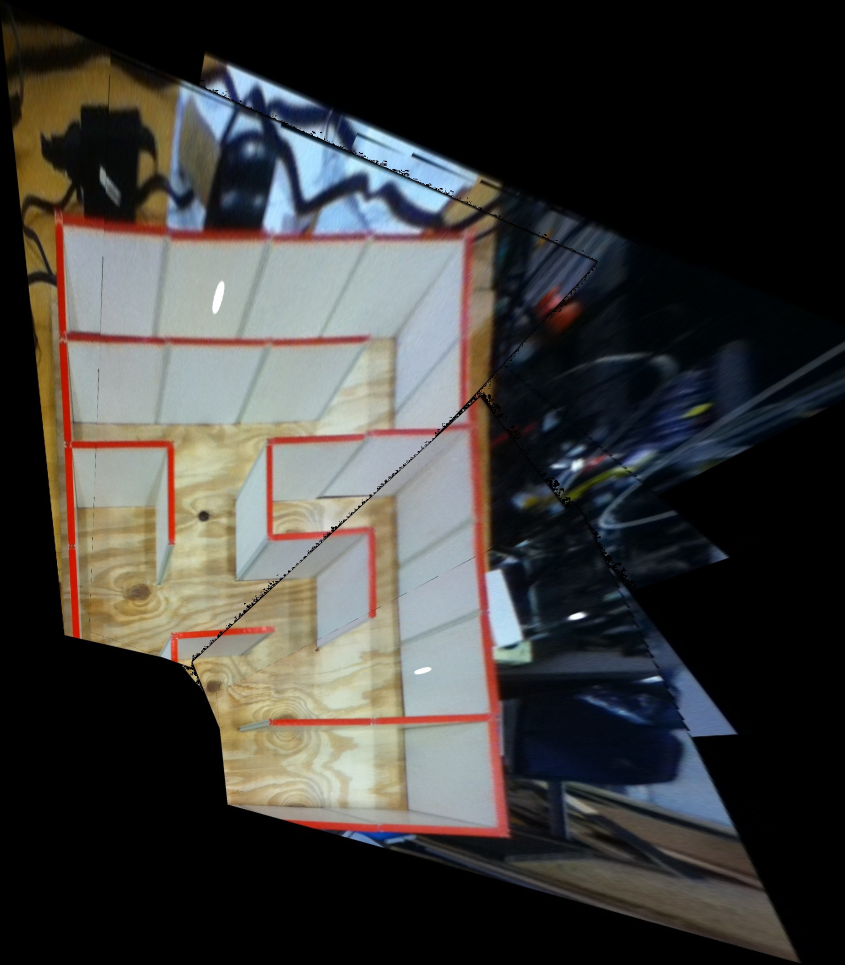
#> input picture src/imgs/large.jpg, 1689 x 1930 px (shown at 1/2 size); its folder holds only this picture in this run
$ python transformer.py   (Python 2 division)   (older library calls are emulated)
#> lines starting #> are read from the running program, lines starting #| are printed output that depends on the picture; after the words box and inside, x2 and y2 are one past the last pixel; in counts of white or black regions, pixels touching at a corner belong together
#> further down, img is the input picture: shape (1930, 1689, 3); mean B, G, R 58.2, 60.5, 61.9
### src/skeleton.py
import cv2
import numpy as np

def get_red_mask(img):
    lower_red = np.array([0,10,155])
    upper_red = np.array([10,255,255])
    hsv = cv2.cvtColor(img.copy(), cv2.COLOR_BGR2HSV)
#> hsv: shape (1930, 1689, 3); mean H, S, V 43.3, 57, 69.2
    return cv2.inRange(hsv, lower_red, upper_red)
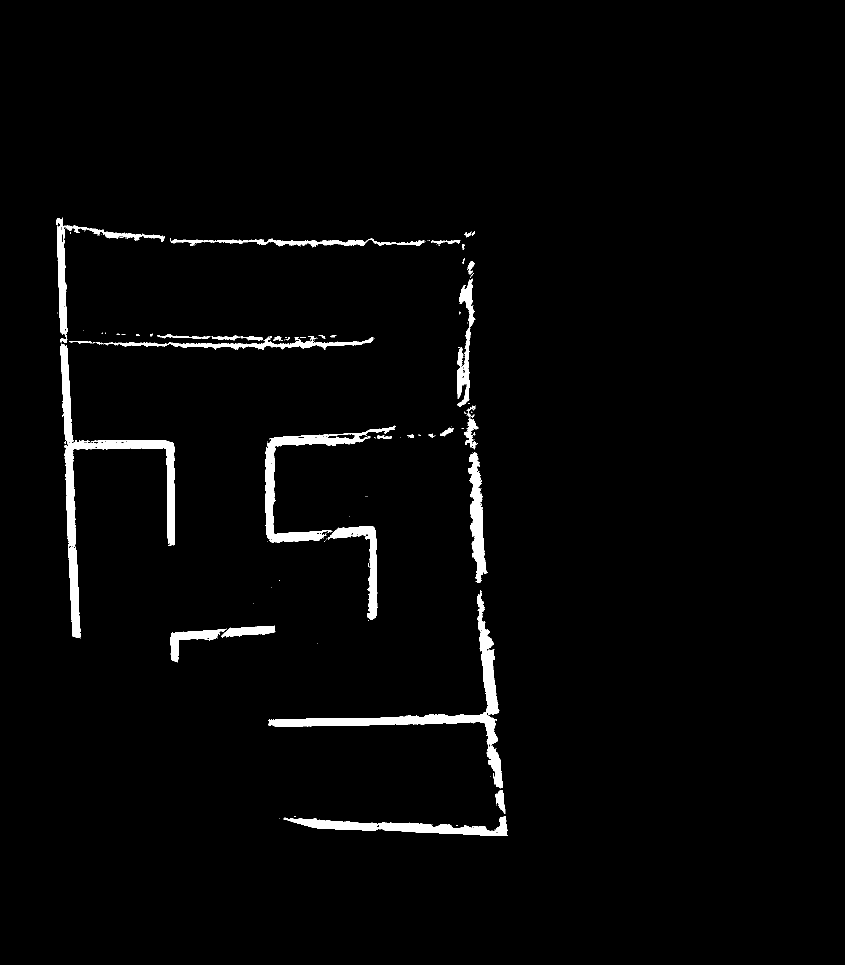
#> returned value: shape (1930, 1689) (shown at 1/2 size); 2.3% white; 149 white regions (113 under 20 px), largest, box (x1, y1, x2, y2) and area: (120, 687, 350, 1277) 14977, (537, 1180, 1006, 1577) 13375, (530, 851, 791, 1085) 8257

def skeletonize(img):

    # Ensure we don't change the original image
    img = img.copy()

    # Create the red mask
    red_mask = get_red_mask(img)

    # Dilate the red mask
    d_k_s = 5 # dilation_kernel_size
    dilation_kernel = np.ones((d_k_s, d_k_s), np.float32)/d_k_s**2
    dilated = cv2.dilate(red_mask, dilation_kernel, iterations = 3)
#> dilated: shape (1930, 1689); 5.3% white; 18 white regions, largest, box (x1, y1, x2, y2) and area: (106, 429, 956, 1283) 71323, (531, 1174, 1021, 1678) 40810, (524, 845, 797, 1248) 25662

    # Filter the image using the dilated red mask
    red_filtered = cv2.bitwise_and(img, img, mask = dilated)

    # Convert to binary and remove any small contours
    gray = cv2.cvtColor(red_filtered, cv2.COLOR_BGR2GRAY)
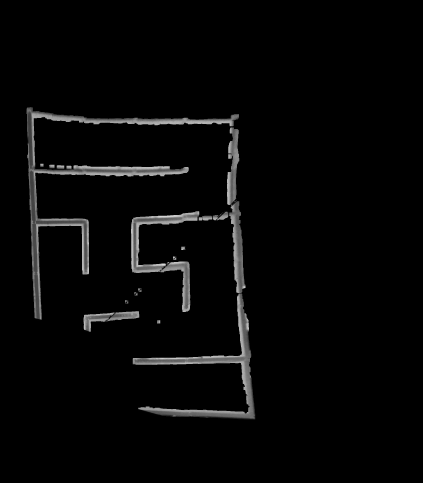
#> gray: shape (1930, 1689) (shown at 1/4 size); min 0, max 222, mean 6.7
    ret, binary = cv2.threshold(gray, 1, 255, cv2.THRESH_BINARY)
#> binary: shape (1930, 1689); 5.3% white; 28 white regions (10 under 20 px)
    contours, hier = cv2.findContours(gray, cv2.RETR_LIST, cv2.CHAIN_APPROX_SIMPLE)
#> contours = 72 contours, 54 with area under 20; largest, box (x1, y1, x2, y2) and area: (106, 429, 956, 1283) 68508, (531, 1174, 1021, 1678) 39336, (524, 845, 797, 1248) 24800, (908, 510, 982, 1172) 21646, (334, 1245, 557, 1331) 7396
    for c in contours:
        if cv2.contourArea(c) < 500:
            (x,y,w,h) = cv2.boundingRect(c)
            cv2.rectangle(binary,(x,y),(x+w,y+h),0,-1)
#> this loop made 72 passes
#> (c, x, y, w, h) on passes 2, 4, 7, 8, 9, 10: ([[607, 1656], [608, 1655], [609, 1656], [608, 1657]], 607, 1655, 3, 3), ([[606, 1655], [607, 1654], [608, 1655], [607, 1656]], 606, 1654, 3, 3), ([[572, 1646], [573, 1645], [574, 1646], [573, 1647]], 572, 1645, 3, 3), ([[574, 1645], [575, 1644], [576, 1645], [575, 1646]], 574, 1644, 3, 3), ([[568, 1645], [569, 1644], [570, 1645], [569, 1646]], 568, 1644, 3, 3), ([[572, 1644], [573, 1643], [574, 1644], [573, 1645]], 572, 1643, 3, 3)
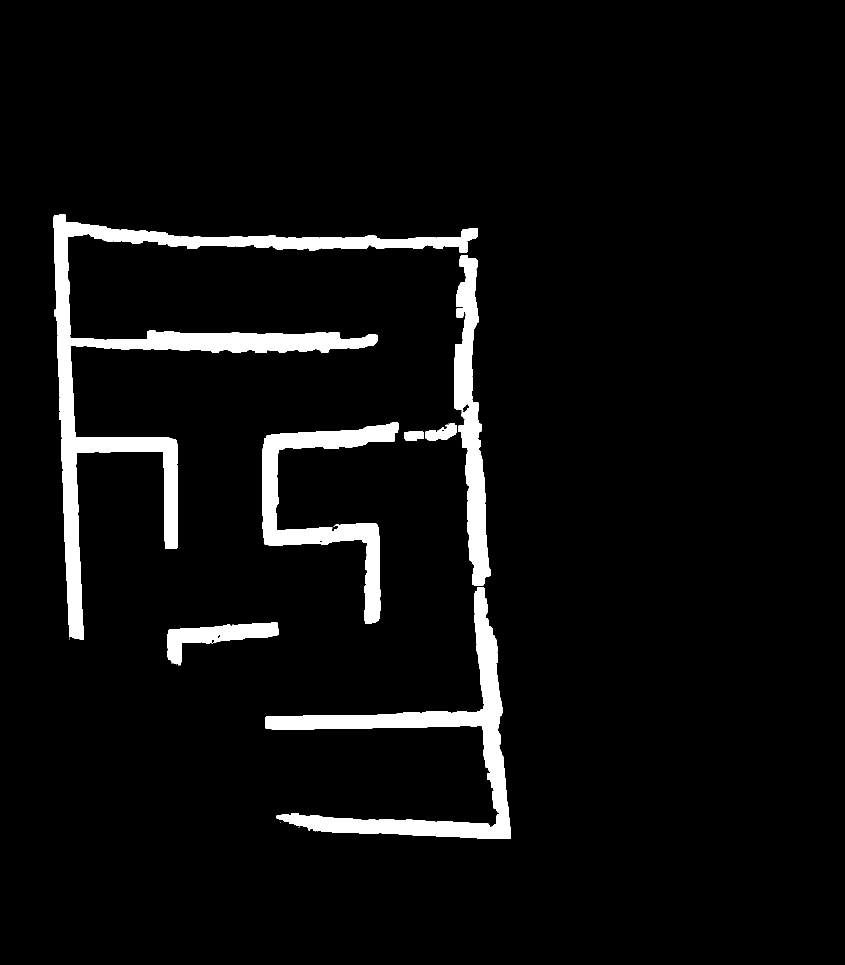
#> binary: shape (1930, 1689) (shown at 1/2 size); 5.2% white; 12 white regions (5 under 20 px), largest, box (x1, y1, x2, y2) and area: (106, 429, 956, 1280) 71193, (531, 1174, 1021, 1678) 40473, (524, 845, 797, 1248) 25545

    # Skeletonize
    size = np.size(binary)
#> size = 3259770
    skel = np.zeros(binary.shape,np.uint8)
    ret, im = cv2.threshold(binary, 127, 255, 0)
    element = cv2.getStructuringElement(cv2.MORPH_CROSS, (3, 3))
#> element = [[0, 1, 0], [1, 1, 1], [0, 1, 0]]
    while True:
        eroded = cv2.erode(im,element)
        temp = cv2.dilate(eroded,element)
        temp = cv2.subtract(im,temp)
        skel = cv2.bitwise_or(skel,temp)
        im = eroded.copy()
        zeros = size - cv2.countNonZero(im)
        if zeros == size:
            break
#> this loop made 27 passes
#> zeros on passes 1 to 8: 3103586, 3116080, 3128386, 3140547, 3152567, 3164462, 3176230, 3187830
#> eroded: shape (1930, 1689); every value is 0
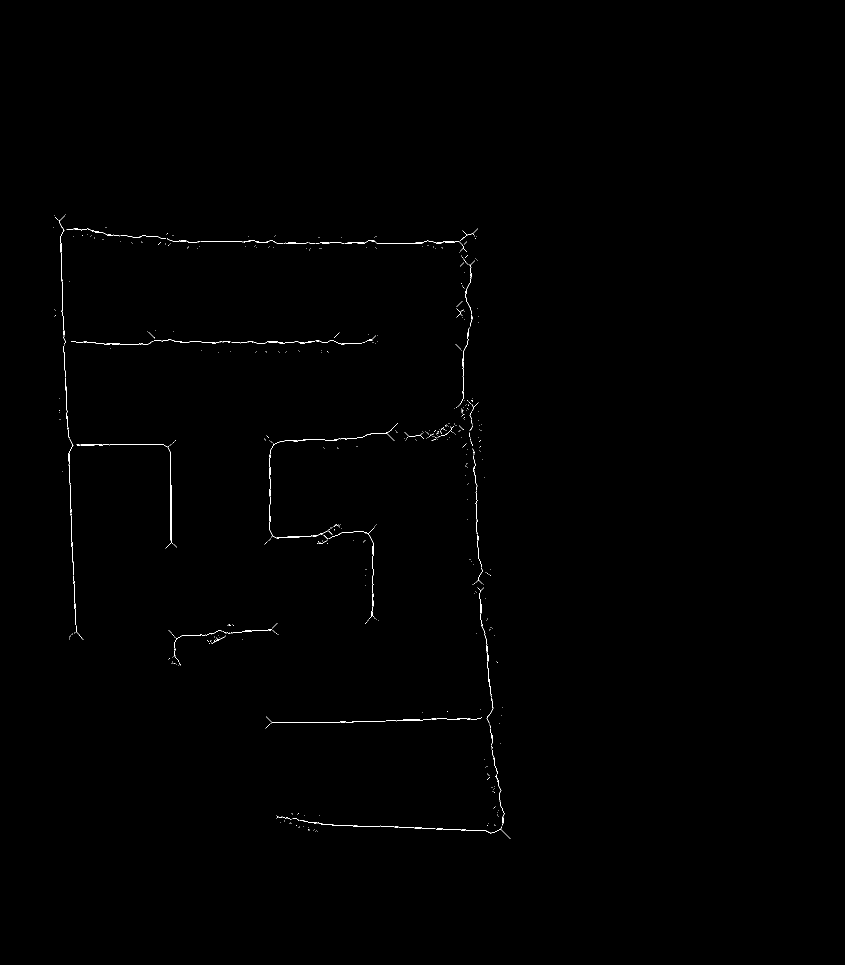
#> skel: shape (1930, 1689) (shown at 1/2 size); 0.27% white in thin lines or dots, all inside (x1, y1, x2, y2) = (106, 429, 1021, 1678)

    # Now remove the noise from the skeleton
    contours, hier = cv2.findContours(skel.copy(), cv2.RETR_LIST, cv2.CHAIN_APPROX_SIMPLE)
#> contours = 452 contours, 423 with area under 20; largest, box (x1, y1, x2, y2) and area: (153, 888, 347, 1097) 242, (538, 846, 796, 1077) 202, (599, 1640, 871, 1658) 123, (690, 480, 934, 504) 108, (657, 1056, 748, 1238) 96
    for c in contours:
        if cv2.contourArea(c) < 1:
            (x,y,w,h) = cv2.boundingRect(c)
            cv2.rectangle(skel,(x,y),(x+w,y+h),0,-1)
#> this loop made 452 passes
#> (c, x, y, w, h) on passes 2, 9, 11, 12, 13, 24: ([[632, 1661], [631, 1662]], 631, 1661, 2, 2), ([[599, 1653], [598, 1654], [597, 1654], [598, 1654]], 597, 1653, 3, 2), ([[989, 1650], [990, 1651]], 989, 1650, 2, 2), ([[975, 1650], [974, 1651]], 974, 1650, 2, 2), ([[592, 1650], [592, 1651], [593, 1650]], 592, 1650, 2, 2), ([[584, 1637], [583, 1638]], 583, 1637, 2, 2)
#> skel: shape (1930, 1689); 0.24% white in thin lines or dots, all inside (x1, y1, x2, y2) = (118, 432, 1021, 1678)

    return skel

# Demo
# [5 lines that do not run on import are left out]

### src/hough.py
import cv2
import numpy as np
from skeleton import *

# Converts rho-theta lines to x1y1-x2y2 lines. We use the size of the image so
# as to ensure the endpoints of the seqments do not exceed the image edges
# [96 lines left out: functions rho_theta_to_x1y1_x2y2, draw_rho_theta_lines, draw_x1y1_x2y2_lines, not called in this run]

# Gets the rho-theta hough lines for a maze image
def hough_lines(img):

    # Skeletonize the input image
    skel = skeletonize(img)

    # Use a Hough Tranform to extra all lines in rho-theta form
    lines = [(rho, theta) if rho >= 0 else (-rho, theta - np.pi)
            for rho, theta in cv2.HoughLines(skel, 1, np.pi/180, 65)[0]]
#> lines = [(104, -0.0349)]

    # Note: Lines on opposite sides of the origin aren't being recognized as part
    # of the same group. The quoted out portions are my attempt to fix those lines.
    '''
    lines = [(rho, theta) if theta >= 0 else (-rho, theta - np.pi)
    '''

    # Grouping tolerance for each of the parameters
    rho_tolerance = 30 # pixel distance
    theta_tolerance = np.pi / 30.0

    # Create the groups of lines
    line_groups = []
    def putLineInGroup(line):
        for group in line_groups:
            '''
            good_rho = abs(abs(line[0]) - abs(np.mean([x[0] for x in group]))) <= rho_tolerance
            theta_dist = min((line[1] - np.mean([x[1] for x in group])) % np.pi,
                             (np.mean([x[1] for x in group]) - line[1]) % np.pi)
            print theta_dist
            good_theta = theta_dist <= theta_tolerance
            '''
            good_rho = abs(line[0] - np.mean([x[0] for x in group])) <= rho_tolerance
            good_theta = abs(line[1] - np.mean([x[1] for x in group])) <= theta_tolerance
            if good_rho and good_theta:
                group.append(line)
                return
        line_groups.append([line])
    for line in lines:
        putLineInGroup(line)
#> this loop made 1 pass

    # Show each of the groupings, sorted by theta (not necessary)
    show_groups = False
    if show_groups and __name__ == '__main__':
        for group in sorted(line_groups, key = lambda x: x[0][1]):
            copy = color_img.copy()
            copy = draw_rho_theta_lines(group, copy, (0, 0, 255))
            cv2.imshow('houghlines.jpg', copy)
            cv2.waitKey()

    # TODO: Can we re-center the lines? Sometimes they're a little off
    # TODO: This needs to be improved ...

    # Get the average for each group
    ave_lines = [(np.mean([x[0] for x in group]), np.mean([x[1] for x in group]))
                for group in line_groups if len(group) > 1]
#> ave_lines = []

    return ave_lines

# Demo
# [7 lines that do not run on import are left out]

### src/get_square.py
import cv2
import numpy as np
from hough import *

# Simple Euclidean distance
# [98 lines left out: functions distance, line_intersection, intersection_within_image, filter_incorrect_lines, get_groups_of_lines, not called in this run]

def get_square(img):

    # Get the hough lines for the image
    ave_lines = hough_lines(img)
#> ave_lines = []

    # Sanity check, we need at least four lines for the image to be used
    if len(ave_lines) < 4:
        print "ERROR - not enough lines detected in the image"
#> (the run stopped early here; a loop or call above may not have finished)

$ run again, on src/imgs/one.jpg
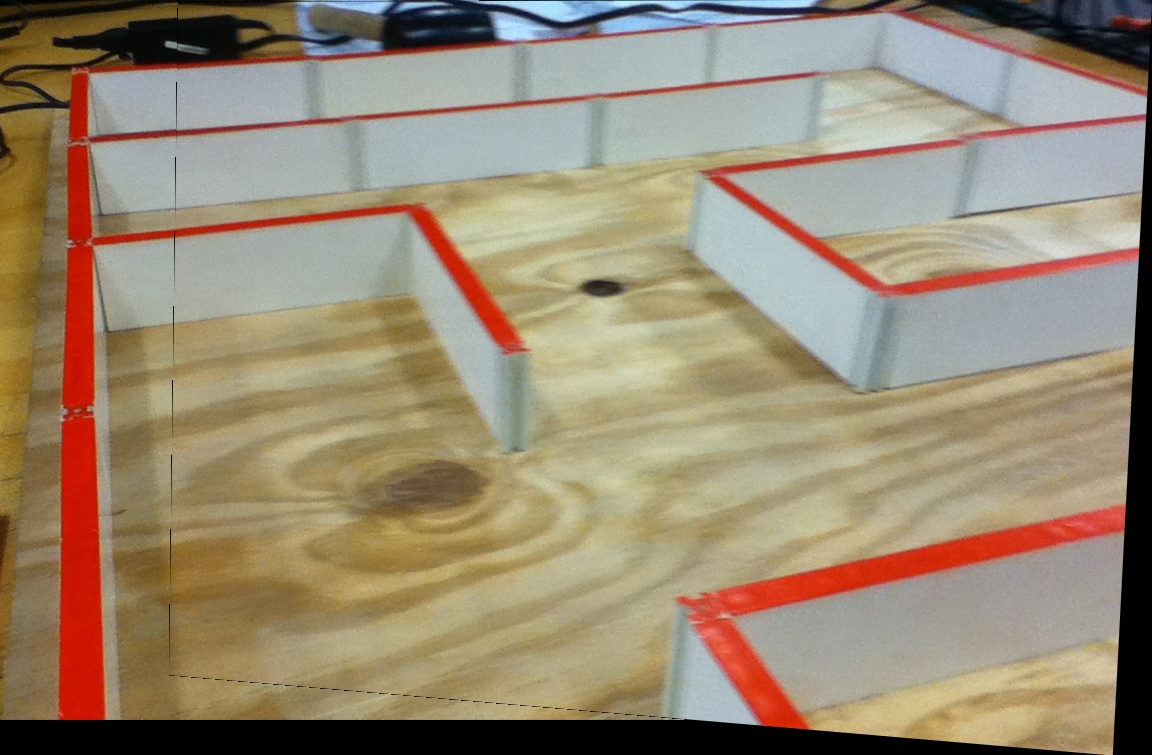
#> input picture src/imgs/one.jpg, 1152 x 755 px
#> img is the input picture: shape (755, 1152, 3); mean B, G, R 115.2, 138, 153.4
#> hsv: shape (755, 1152, 3); mean H, S, V 39.2, 75.2, 157.7
#> dilated: shape (755, 1152); 15.5% white; 14 white regions, largest, box (x1, y1, x2, y2) and area: (50, 13, 834, 726) 69684, (670, 496, 1132, 735) 33227, (695, 111, 1145, 305) 22245
#> in skeletonize, `contours, hier = cv2.findContours(gray, cv2.RETR_LIST, cv2.CHAIN_APPRO..`: contours = 53 contours, 39 with area under 20; largest, box (x1, y1, x2, y2) and area: (50, 13, 834, 721) 66697, (670, 496, 1131, 735) 32170, (695, 111, 1145, 305) 21410, (905, 13, 1152, 101) 5360, (824, 2, 904, 25) 1184
#> the loop in skeletonize, `for c in contours:` made 53 passes
#> (c, x, y, w, h) on passes 8, 10, 11, 13, 14, 15: ([[752, 725], [753, 724], [754, 725], [753, 726]], 752, 724, 3, 3), ([[1107, 595], [1107, 607], [1120, 607], [1120, 595]], 1107, 595, 14, 13), ([[1124, 579], [1125, 579]], 1124, 579, 2, 1), ([[1122, 567], [1123, 566], [1124, 567], [1123, 568]], 1122, 566, 3, 3), ([[1126, 565], [1126, 566], [1127, 566]], 1126, 565, 2, 2), ([[1127, 562], [1127, 563]], 1127, 562, 1, 2)
#> after the loop in skeletonize, `for c in contours:`:
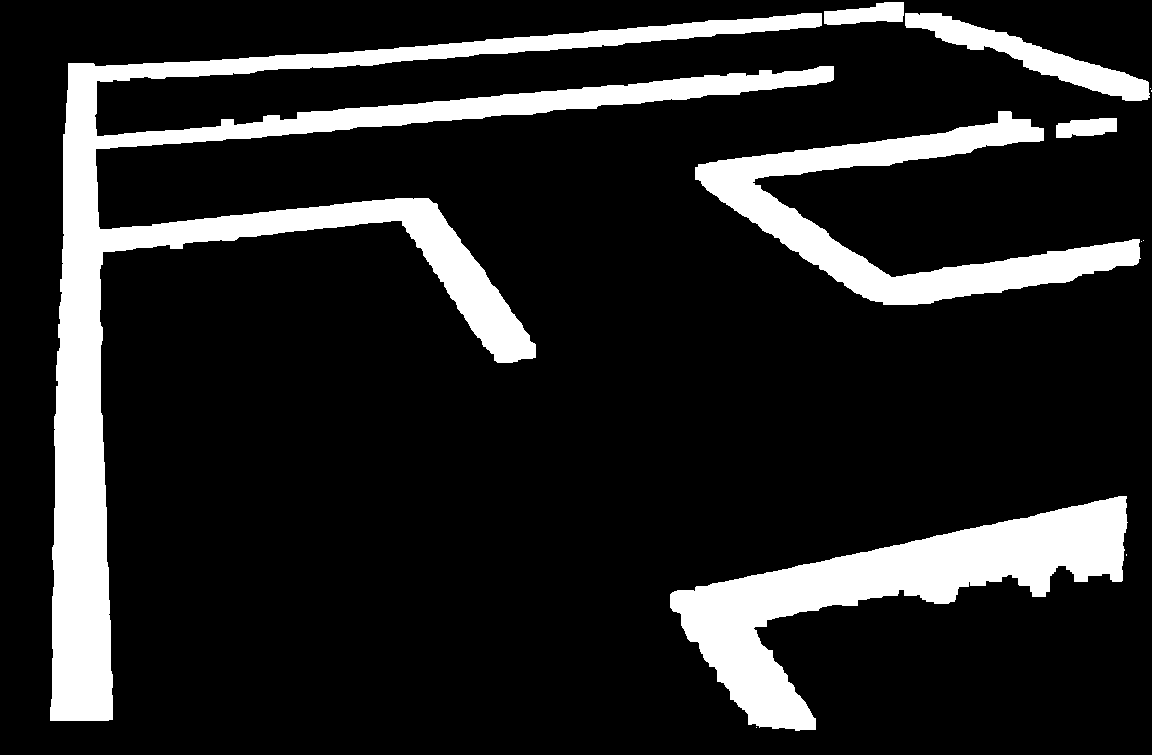
#> binary: shape (755, 1152); 15.2% white; 12 white regions (6 under 20 px), largest, box (x1, y1, x2, y2) and area: (50, 13, 834, 721) 69374, (670, 496, 1128, 731) 32491, (695, 111, 1141, 305) 22123, (905, 13, 1150, 101) 5626, (824, 2, 904, 25) 1281, (1056, 118, 1117, 138) 939
#> size = 869760
#> element = [[0, 1, 0], [1, 1, 1], [0, 1, 0]]
#> the loop in skeletonize, `while True:` made 40 passes
#> zeros on passes 1 to 8: 747148, 756188, 765114, 773937, 782664, 791314, 799849, 807189
#> in skeletonize, `contours, hier = cv2.findContours(skel.copy(), cv2.RETR_LIST, cv2.CHAI..`: contours = 314 contours, 296 with area under 20; largest, box (x1, y1, x2, y2) and area: (96, 13, 822, 75) 324, (403, 88, 690, 115) 169, (843, 247, 1133, 292) 128, (97, 121, 332, 143) 99, (50, 279, 109, 721) 96
#> the loop in skeletonize, `for c in contours:` made 314 passes
#> (c, x, y, w, h) on passes 9, 18, 24, 25, 29, 31, 34, 36: ([[110, 717], [112, 719]], 110, 717, 3, 3), ([[732, 697], [730, 699]], 730, 697, 3, 3), ([[719, 679], [717, 681]], 717, 679, 3, 3), ([[722, 677], [721, 678]], 721, 677, 2, 2), ([[711, 664], [709, 666]], 709, 664, 3, 3), ([[713, 656], [712, 657]], 712, 656, 2, 2), ([[772, 650], [769, 653]], 769, 650, 4, 4), ([[691, 637], [690, 638]], 690, 637, 2, 2)
#> after the loop in skeletonize, `for c in contours:`:
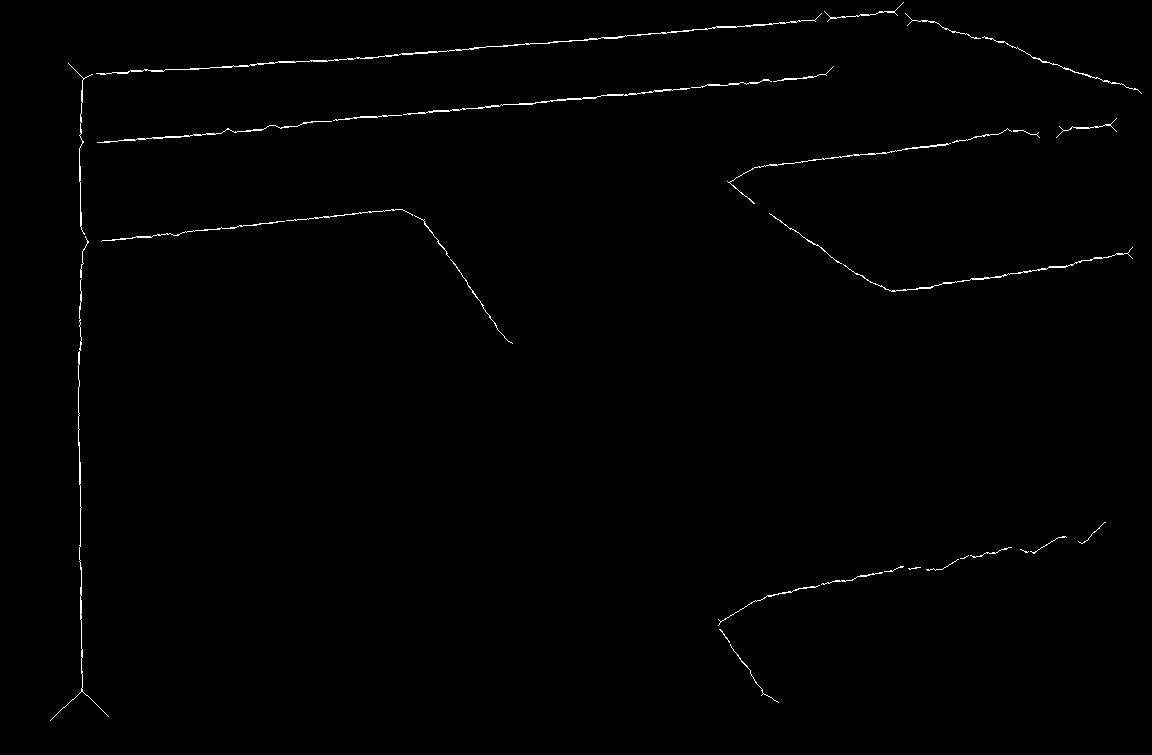
#> skel: shape (755, 1152); 0.64% white in thin lines or dots
#> lines = [(148, 1.48)]
#> the loop in hough_lines, `for line in lines:` made 1 pass
#> in hough_lines, `ave_lines = [(np.mean([x[0] for x in group]), np.mean([x[1] for x in g..`: ave_lines = []
